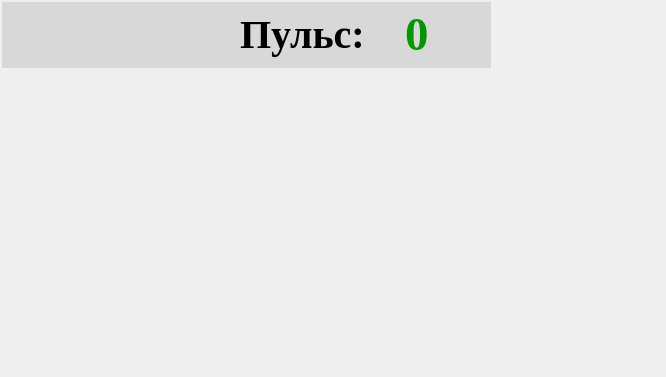
           <widget class="QWidget" name="widget_10" native="true">
            <property name="maximumSize">
             <size>
              <width>666</width>
              <height>16777215</height>
             </size>
            </property>
            <property name="styleSheet">
             <string notr="true">#widget_10 {border: 2px solid white}</string>
            </property>
            <widget class="QLabel" name="close_3">
             <property name="geometry">
              <rect>
               <x>2</x>
               <y>2</y>
               <width>666</width>
               <height>366</height>
              </rect>
             </property>
             <property name="minimumSize">
              <size>
               <width>666</width>
               <height>366</height>
              </size>
             </property>
             <property name="maximumSize">
              <size>
               <width>666</width>
               <height>366</height>
              </size>
             </property>
             <property name="text">
              <string/>
             </property>
             <property name="pixmap">
              <pixmap>../photos/hand2.png</pixmap>
             </property>
             <property name="scaledContents">
              <bool>true</bool>
             </property>
            </widget>
            <widget class="QLabel" name="close_4">
             <property name="geometry">
              <rect>
               <x>490</x>
               <y>0</y>
               <width>175</width>
               <height>175</height>
              </rect>
             </property>
             <property name="minimumSize">
              <size>
               <width>125</width>
               <height>125</height>
              </size>
             </property>
             <property name="maximumSize">
              <size>
               <width>125</width>
               <height>125</height>
              </size>
             </property>
             <property name="text">
              <string/>
             </property>
             <property name="pixmap">
              <pixmap>../photos/1.png</pixmap>
             </property>
             <property name="scaledContents">
              <bool>true</bool>
             </property>
            </widget>
            <widget class="QWidget" name="widget_5" native="true">
             <property name="geometry">
              <rect>
               <x>2</x>
               <y>2</y>
               <width>489</width>
               <height>66</height>
              </rect>
             </property>
             <property name="minimumSize">
              <size>
               <width>489</width>
               <height>66</height>
              </size>
             </property>
             <property name="maximumSize">
              <size>
               <width>489</width>
               <height>66</height>
              </size>
             </property>
             <property name="styleSheet">
              <string notr="true">#widget_5 {background-color: rgba(200,200,200,150)}</string>
             </property>
             <layout class="QGridLayout" name="gridLayout_13">
              <property name="topMargin">
               <number>2</number>
              </property>
              <property name="bottomMargin">
               <number>2</number>
              </property>
              <property name="horizontalSpacing">
               <number>32</number>
              </property>
              <item row="0" column="0">
               <widget class="QWidget" name="widget_7" native="true">
                <property name="minimumSize">
                 <size>
                  <width>190</width>
                  <height>0</height>
                 </size>
                </property>
                <property name="maximumSize">
                 <size>
                  <width>190</width>
                  <height>16777215</height>
                 </size>
                </property>
                <property name="styleSheet">
                 <string notr="true">#widget_7 {background-color: rgba(0,0,0,0)}</string>
                </property>
                <layout class="QGridLayout" name="gridLayout_11">
                 <property name="topMargin">
                  <number>0</number>
                 </property>
                 <property name="bottomMargin">
                  <number>24</number>
                 </property>
                 <property name="horizontalSpacing">
                  <number>0</number>
                 </property>
                 <item row="0" column="0">
                  <widget class="QLabel" name="close_2">
                   <property name="minimumSize">
                    <size>
                     <width>65</width>
                     <height>65</height>
                    </size>
                   </property>
                   <property name="maximumSize">
                    <size>
                     <width>65</width>
                     <height>65</height>
                    </size>
                   </property>
                   <property name="styleSheet">
                    <string notr="true">background-color: rgba(255,255,255,0)</string>
                   </property>
                   <property name="text">
                    <string/>
                   </property>
                   <property name="pixmap">
                    <pixmap>../photos/greenGray.png</pixmap>
                   </property>
                   <property name="scaledContents">
                    <bool>true</bool>
                   </property>
                  </widget>
                 </item>
                 <item row="0" column="1">
                  <widget class="QLabel" name="close_5">
                   <property name="minimumSize">
                    <size>
                     <width>65</width>
                     <height>65</height>
                    </size>
                   </property>
                   <property name="maximumSize">
                    <size>
                     <width>65</width>
                     <height>65</height>
                    </size>
                   </property>
                   <property name="styleSheet">
                    <string notr="true">background-color: rgba(255,255,255,0)</string>
                   </property>
                   <property name="text">
                    <string/>
                   </property>
                   <property name="pixmap">
                    <pixmap>../photos/yellowGray.png</pixmap>
                   </property>
                   <property name="scaledContents">
                    <bool>true</bool>
                   </property>
                  </widget>
                 </item>
                 <item row="0" column="2">
                  <widget class="QLabel" name="close_6">
                   <property name="minimumSize">
                    <size>
                     <width>65</width>
                     <height>65</height>
                    </size>
                   </property>
                   <property name="maximumSize">
                    <size>
                     <width>65</width>
                     <height>65</height>
                    </size>
                   </property>
                   <property name="styleSheet">
                    <string notr="true">background-color: rgba(255,255,255,0);</string>
                   </property>
                   <property name="text">
                    <string/>
                   </property>
                   <property name="pixmap">
                    <pixmap>../photos/redGray.png</pixmap>
                   </property>
                   <property name="scaledContents">
                    <bool>true</bool>
                   </property>
                  </widget>
                 </item>
                </layout>
               </widget>
              </item>
              <item row="0" column="1">
               <widget class="QLabel" name="label_19">
                <property name="minimumSize">
                 <size>
                  <width>0</width>
                  <height>45</height>
                 </size>
                </property>
                <property name="maximumSize">
                 <size>
                  <width>125</width>
                  <height>45</height>
                 </size>
                </property>
                <property name="font">
                 <font>
                  <family>Tinos</family>
                  <pointsize>30</pointsize>
                  <weight>75</weight>
                  <bold>true</bold>
                 </font>
                </property>
                <property name="styleSheet">
                 <string notr="true">background-color: rgba(200,200,200,0)</string>
                </property>
                <property name="text">
                 <string>Пульс:</string>
                </property>
                <property name="scaledContents">
                 <bool>false</bool>
                </property>
                <property name="alignment">
                 <set>Qt::AlignLeading|Qt::AlignLeft|Qt::AlignVCenter</set>
                </property>
                <property name="wordWrap">
                 <bool>true</bool>
                </property>
               </widget>
              </item>
              <item row="0" column="2">
               <widget class="QLabel" name="label_20">
                <property name="minimumSize">
                 <size>
                  <width>0</width>
                  <height>45</height>
                 </size>
                </property>
                <property name="maximumSize">
                 <size>
                  <width>75</width>
                  <height>45</height>
                 </size>
                </property>
                <property name="font">
                 <font>
                  <family>Tinos</family>
                  <pointsize>35</pointsize>
                  <weight>75</weight>
                  <bold>true</bold>
                 </font>
                </property>
                <property name="styleSheet">
                 <string notr="true">background-color: rgba(200,200,200,0); color: rgb(0,150,0)</string>
                </property>
                <property name="text">
                 <string>0</string>
                </property>
                <property name="scaledContents">
                 <bool>false</bool>
                </property>
                <property name="alignment">
                 <set>Qt::AlignLeading|Qt::AlignLeft|Qt::AlignVCenter</set>
                </property>
                <property name="wordWrap">
                 <bool>true</bool>
                </property>
               </widget>
              </item>
             </layout>
            </widget>
           </widget>
